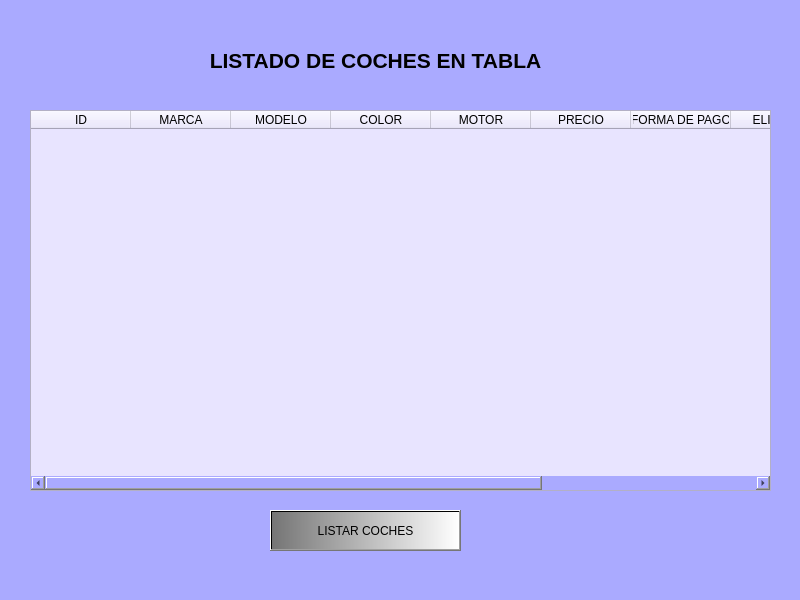
<?xml version="1.0" encoding="UTF-8"?>
<ui version="4.0">
 <class>MainWindow</class>
 <widget class="QMainWindow" name="MainWindow">
  <property name="geometry">
   <rect>
    <x>0</x>
    <y>0</y>
    <width>800</width>
    <height>600</height>
   </rect>
  </property>
  <property name="windowTitle">
   <string>Tabla de coches</string>
  </property>
  <property name="styleSheet">
   <string notr="true">background-color: rgb(170, 170, 255);</string>
  </property>
  <widget class="QWidget" name="centralwidget">
   <widget class="QLabel" name="label">
    <property name="geometry">
     <rect>
      <x>120</x>
      <y>30</y>
      <width>511</width>
      <height>61</height>
     </rect>
    </property>
    <property name="text">
     <string>&lt;html&gt;&lt;head/&gt;&lt;body&gt;&lt;p align=&quot;center&quot;&gt;&lt;span style=&quot; font-size:16pt; font-weight:600;&quot;&gt;LISTADO DE COCHES EN TABLA&lt;/span&gt;&lt;/p&gt;&lt;/body&gt;&lt;/html&gt;</string>
    </property>
   </widget>
   <widget class="QTableWidget" name="tableWidget">
    <property name="geometry">
     <rect>
      <x>30</x>
      <y>110</y>
      <width>741</width>
      <height>381</height>
     </rect>
    </property>
    <property name="font">
     <font>
      <pointsize>10</pointsize>
      <weight>50</weight>
      <bold>false</bold>
     </font>
    </property>
    <property name="styleSheet">
     <string notr="true">background-color: rgb(232, 228, 255);</string>
    </property>
    <property name="columnCount">
     <number>10</number>
    </property>
    <column>
     <property name="text">
      <string>ID</string>
     </property>
     <property name="background">
      <color>
       <red>216</red>
       <green>243</green>
       <blue>224</blue>
      </color>
     </property>
     <property name="foreground">
      <brush brushstyle="NoBrush">
       <color alpha="255">
        <red>0</red>
        <green>0</green>
        <blue>0</blue>
       </color>
      </brush>
     </property>
    </column>
    <column>
     <property name="text">
      <string>MARCA</string>
     </property>
    </column>
    <column>
     <property name="text">
      <string>MODELO</string>
     </property>
    </column>
    <column>
     <property name="text">
      <string>COLOR</string>
     </property>
    </column>
    <column>
     <property name="text">
      <string>MOTOR</string>
     </property>
    </column>
    <column>
     <property name="text">
      <string>PRECIO</string>
     </property>
    </column>
    <column>
     <property name="text">
      <string>FORMA DE PAGO</string>
     </property>
    </column>
    <column>
     <property name="text">
      <string>ELIMINAR</string>
     </property>
    </column>
    <column>
     <property name="text">
      <string>EDITAR</string>
     </property>
    </column>
    <column>
     <property name="text">
      <string>IMAGEN</string>
     </property>
    </column>
   </widget>
   <widget class="QPushButton" name="btn_listar_tabla">
    <property name="geometry">
     <rect>
      <x>270</x>
      <y>510</y>
      <width>191</width>
      <height>41</height>
     </rect>
    </property>
    <property name="styleSheet">
     <string notr="true">background-color: qlineargradient(spread:pad, x1:0, y1:0, x2:1, y2:0, stop:0 rgba(117, 117, 117, 255), stop:1 rgba(255, 255, 255, 255));</string>
    </property>
    <property name="text">
     <string>LISTAR COCHES</string>
    </property>
   </widget>
  </widget>
  <widget class="QStatusBar" name="statusbar"/>
 </widget>
 <resources/>
 <connections/>
</ui>
